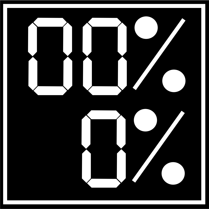
#> input picture phase3-display-digits/mnist_digits/00000.png, 209 x 209 px; its folder holds only this picture in this run
$ python generate_dataset_digitsF_test.py
#> lines starting #> are read from the running program, lines starting #| are printed output that depends on the picture; after the words box and inside, x2 and y2 are one past the last pixel; in counts of white or black regions, pixels touching at a corner belong together
### phase3-display-digits/util_digits.py
'''
Utilities for digits phase

Code from https://blog.paperspace.com/data-augmentation-for-bounding-boxes/
and others

Oct. 31 - 2020 - AK
'''

import cv2
import numpy as np
import os
import random

#from https://stackoverflow.com/questions/3964681/find-all-files-in-a-directory-with-extension-txt-in-python
def get_files(path, extension):
    #path = os.getcwd()
    all_files_list = [os.path.join(path, f) for f in os.listdir(path) if f.endswith(extension)]
    return all_files_list

def binarize_image(image):
    # pre-process the image by resizing it, converting it to
    # graycale, blurring it, and computing an edge map
    #image = imutils.resize(image, height=500)
    HSV = cv2.cvtColor(image, cv2.COLOR_BGR2HSV)
    low_white_display = (0, 0, 131)
    high_white_display = (0, 0, 255)
    # threshold the warped image, then apply a series of morphological
    # operations to cleanup the thresholded image
    sure_display = cv2.inRange(HSV,low_white_display, high_white_display) #sensor green
    return sure_display

# [32 lines left out: function write_all_object_name, not called in this run]

#to generate the file, use > to redirect stdout
#write_all_object_name()
#exit(1)

'''
Format: https://github.com/AlexeyAB/Yolo_mark/issues/60
<object-class> - integer number of object from 0 to (classes-1)
<x> <y> <width> <height> - float values relative to width and height of image, it can be equal from (0.0 to 1.0]
for example: <x> = <absolute_x> / <image_width> or <height> = <absolute_height> / <image_height>
atention: <x> <y> - are center of rectangle (are not top-left corner)
'''
# [28 lines left out: function convert_to_yolo_bounding_box_format, not called in this run]

def write_boxes_into_file(file_name, bounding_boxes):
    '''This is not using Yolo's syntax'''
    np.savetxt(file_name, bounding_boxes, fmt='%d')

# [12 lines left out: functions write_boxes_into_file_as_yolo, change_extension, not called in this run]

def extract_classes_from_file_name(file_name):
    file_name = os.path.basename(file_name)
    file_name = os.path.splitext(file_name)[0] #discard extension
    num_classes = 5 #each "class" is a digit in the file name, e.g. 00107 in dig0_00107.png
    classes = np.zeros((num_classes,))
    for i in range(num_classes-1):
        classes[i] = int (file_name[-num_classes+i:-num_classes+i+1])
    classes[-1] = int (file_name[-1])
    return classes

#print (extract_class_from_file_name('ddk/dkdk/dig0_00107.png'))
#exit(-1)

# from https://stackoverflow.com/questions/14063070/overlay-a-smaller-image-on-a-larger-image-python-opencv
# [20 lines left out: function overlay_image, not called in this run]

# from https://stackoverflow.com/questions/14063070/overlay-a-smaller-image-on-a-larger-image-python-opencv
#the other version is for color images, this is for gray levels
def overlay_1_channel_image(img, img_overlay, pos):
    """Overlay img_overlay on top of img_digit at the position specified by
    pos.
    """

    x, y = pos

    # Image ranges
    y1, y2 = max(0, y), min(img.shape[0], y + img_overlay.shape[0])
    x1, x2 = max(0, x), min(img.shape[1], x + img_overlay.shape[1])

    # Overlay ranges
    y1o, y2o = max(0, -y), min(img_overlay.shape[0], img.shape[0] - y)
    x1o, x2o = max(0, -x), min(img_overlay.shape[1], img.shape[1] - x)

    # Exit if nothing to do
    if y1 >= y2 or x1 >= x2 or y1o >= y2o or x1o >= x2o:
        return

    img[y1:y2, x1:x2] = img_overlay[y1o:y2o, x1o:x2o]

### phase3-display-digits/generate_dataset_digitsF_test.py
'''
This code generates digits to enable networks like MNIST to be used.
AK.
'''

from data_aug.data_aug import *
from data_aug.bbox_util import *
import cv2
import pickle as pkl
import numpy as np
import matplotlib.pyplot as plt
import os
from copy import deepcopy
import random
from util_digits import *
#from skimage.util import random_noise

def gaussian_noise(image, sigma):
    img = np.array(image)
    noise = np.random.randn(img.shape[0], img.shape[1], img.shape[2])
    img = img.astype('int16')
    img_noise = img + noise * sigma
    img_noise = np.clip(img_noise, 0, 255)
    img_noise = img_noise.astype('uint8')
    return img_noise
    #return Image.fromarray(img_noise)

def poisson_noise(image, factor):
    factor = 1 / factor
    img = np.array(image)
    img = img.astype('int16')
    img_noise = np.random.poisson(img * factor) / float(factor)
    np.clip(img_noise, 0, 255, img_noise)
    img_noise = img_noise.astype('uint8')
    return img_noise
    #return Image.fromarray(img_noise)

#Define key parameters
num_epochs = 300 #number of runs over all digits. There are 10 digits, so if you choose 2, you end up with 2*10 output images
should_show_images = False #use True to plot of False to run faster
should_add_noise = True #use to add noise
should_disturb_box_center = True

noise_sigma = 1
poisson_factor = 1  # number > 0

#define resolutions for:
#
# num_pixels_digits = 209 #a) images of digits, e.g. 209 for 209 x 209 images - DO NOT CHANGE IT
num_pixels_digits_y = 84
num_pixels_digits_x = 50
#num_pixels_base = 1900 #b) images of the base, e.g. 1900 for 1900 x 1900 images
#c) final (output) images, e.g. 680 x 480 images:
#num_pixels_final_x = 680 #width
num_pixels_final_x = 120 #width
num_pixels_final_y = 120 #height

random_center_shift = 12 #number of pixels the center of the image will be shifted, from - to +

#2) file with all possible display (digit) combinations
path = "./mnist_digits"
all_digit_files_list = get_files(path, "png")
#print(all_digit_files_list)

#3) output folder that will contain the digits on top of the base, with data augmentation
output_folder = './digitsF_test/' #'./new_digits_yolo/' #end it with /
os.makedirs(output_folder, exist_ok=True)

total_number_of_noise_patches = 3
max_number_of_pixels_in_noise_patches = 10 #num_pixels_final_x # 10 for 10 x 10 patches
number_of_pixels_away_from_display = 30

#initialize seed to facilitate reproducing bugs
random.seed(572)

'''
Other boxes assuming 209 x 209 digit display images
topleft x, y, rightbottom x, y. I got the numbers below manually
a - 25 15 76 99
b - 80 15 130 99
c - 20 107 76 187
d - 80 107 130 187
e - 131 1 208 208
'''

N = len(all_digit_files_list)
num_of_written_images = 0
num_of_skipped_images = 0
for epoch in range(num_epochs): #a complete sweep over all digits
    for n in range(N): #go over all files
        file_name = all_digit_files_list[n]
        img_digit = cv2.imread(file_name)[:, :, ::-1] #OpenCV uses BGR channels
#> img_digit is the input picture: shape (209, 209, 3); min 0, max 255, mean 59.5

        print('#', num_of_written_images, '/', (num_of_skipped_images+num_of_written_images), file_name)

        if len(img_digit.shape) < 3:
            raise Exception('I am assuming a color image with 3 channels')

        five_classes = extract_classes_from_file_name(file_name) #each "class" is a digit in the file name, e.g. 00107 in dig0_00107.png
        a_class = 6 + five_classes[0]
        b_class = 16 + five_classes[1]
        d_class = 26 + five_classes[4]
        if five_classes[2]==1 and five_classes[3]==0:
            c_class = 2 #sinal_apenas (-) - class 2 ou 10
        elif five_classes[2]==1 and five_classes[3]==1:
            c_class = 3 #sinal_e_um (-1) - class 3 ou 11
        elif five_classes[2]==0 and five_classes[3]==0:
            c_class = 4 #sinal_zero (0, tudo apagado) - class 4 ou 00
        elif five_classes[2]==0 and five_classes[3]==1:
            c_class = 5 #sinal_mais (1) - class 5 ou 01
        else:
            raise Exception('Error in parsing or file name:', file_name, '=>', five_classes)

        '''
        Other boxes assuming 209 x 209 digit display images
        topleft x, y, rightbottom x, y. I got the numbers below manually
        a - 25 15 76 99
        b - 80 15 130 99
        c - 20 107 76 187
        d - 80 107 130 187
        e - 131 1 208 208
        '''
        #img_single_digit = np.zeros( img_digit.shape, dtype=int)
        digit_indices = np.array([15 , 25,  99, 75])
        img_single_digit = img_digit[digit_indices[0]:digit_indices[2], digit_indices[1]:digit_indices[3],:]
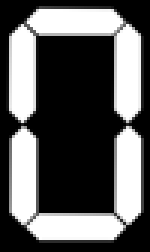
#> img_single_digit: shape (84, 50, 3) (shown 3 times larger); min 0, max 255, mean 94
        #print(digit_indices)

        #add noise
        if should_add_noise:
            if random.random() > 0.3: #only add noise in some images
                if random.random() > 0.5:
                    img_single_digit = poisson_noise(img_single_digit, poisson_factor)
                else:
                    img_single_digit = gaussian_noise(img_single_digit, noise_sigma)

        #print('aaa',np.unique(img_single_digit))
        #img_single_digit = img_digit[digit_indices[0]:digit_indices[2], digit_indices[1]:digit_indices[3]]
        if False: #should_show_images:
            plt.imshow(img_single_digit) #img_single_digit)
            #plt.imshow(img_digit) #)
            plt.show()

        #print(img_single_digit.shape)
        binary_img_single_digit = binarize_image(img_single_digit)
#> in binarize_image, `HSV = cv2.cvtColor(image, cv2.COLOR_BGR2HSV)`: HSV: shape (84, 50, 3); mean H, S, V 43.9, 57.7, 94.3
#> in binarize_image, `sure_display = cv2.inRange(HSV,low_white_display, high_white_display)`:
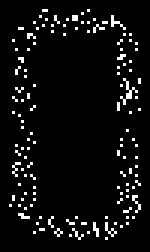
#> sure_display: shape (84, 50) (shown 3 times larger); 5.5% white in thin lines or dots, all inside (x1, y1, x2, y2) = (3, 3, 47, 80)
        #print(binary_img_single_digit.shape)
        #print('aaa',np.unique(final_image))
        #print('bbb',np.unique(img_single_digit))

        if False: #should_show_images:
            #plt.imshow(draw_rect(final_image, target_bounding_boxes))
            plt.imshow(binary_img_single_digit)
            plt.show()

        #print('Bounding boxes before transformations=', target_bounding_boxes)
        final_image = np.zeros ( (num_pixels_final_y, num_pixels_final_x), dtype=int)

        center_x = int(num_pixels_final_x/2)
        center_y = int(num_pixels_final_y/2)

        if should_disturb_box_center:
            center_x += random.randint(-random_center_shift, random_center_shift)
            center_y += random.randint(-random_center_shift, random_center_shift)

        #print(center_x, center_y, 'centers')

        top_left_final_x = center_x- int( num_pixels_digits_x/2 )
        top_left_final_y = center_y- int( num_pixels_digits_y/2 )
        bottom_right_final_x = top_left_final_x + num_pixels_digits_x
        bottom_right_final_y = top_left_final_y + num_pixels_digits_y

        final_image[top_left_final_y:bottom_right_final_y,top_left_final_x:bottom_right_final_x] = binary_img_single_digit
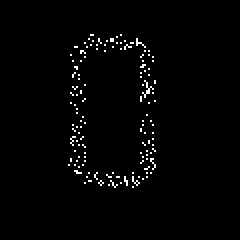
#> final_image: shape (120, 120) int64 (shown 2 times larger); 1.6% white in thin lines or dots, all inside (x1, y1, x2, y2) = (34, 17, 78, 94)

        #final_image = binarize_image(final_image)
        if should_add_noise:
            center_x = int (final_image.shape[0]/2)
#> center_x = 60
            center_y = int (final_image.shape[1]/2)
#> center_y = 60
            for ii in range(total_number_of_noise_patches):
                noise_probability = np.random.uniform(low=0.1, high=1.0, size=1)
                patch_size = np.random.randint(2, max_number_of_pixels_in_noise_patches+1)
                mask = np.random.uniform(low=0.0, high=1.0, size=(patch_size,patch_size)) < noise_probability
                mask = 255 * mask #AK-TODO the images should be 0 or 1, instead of 0 or 255
                patch = mask.astype(np.uint8)
                if np.random.uniform(low=0.0, high=1.0, size=1) > 0.5:
                    pos_noise_x = center_x + random.randint(number_of_pixels_away_from_display, final_image.shape[0] - center_x)
                else:
                    pos_noise_x = random.randint(0, center_x - number_of_pixels_away_from_display)
                if np.random.uniform(low=0.0, high=1.0, size=1) > 0.5:
                    pos_noise_y = center_y + random.randint(number_of_pixels_away_from_display, final_image.shape[1] - center_y)
                else:
                    pos_noise_y = random.randint(0, center_y - number_of_pixels_away_from_display)
                #print((pos_noise_x, pos_noise_y))
                #print(patch)
                #print(np.max(final_image))
                overlay_1_channel_image(final_image, patch, (pos_noise_x, pos_noise_y))
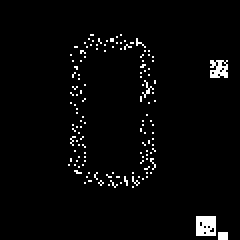
#> final_image: shape (120, 120) int64 (shown 2 times larger); 2.8% white in thin lines or dots, all inside (x1, y1, x2, y2) = (34, 17, 114, 120)

        final_image = final_image.astype(np.uint8)

        output_file_name = output_folder + str(int(five_classes[0])) + '_' + str(num_of_written_images) + '.png'
        if final_image.shape[1] == num_pixels_final_x and final_image.shape[0] == num_pixels_final_y:
            #cv2.imwrite(output_file_name, final_image[:, :, ::-1]) #[:, :, ::-1] #OpenCV uses BGR channels
            #make uint8 (could not use binary) image
            #https://stackoverflow.com/questions/44587613/how-to-save-a-binary-imagewith-dtype-bool-using-cv2
            #final_image = final_image / 255
            #print(np.unique(final_image))
            #cv2.imwrite(output_file_name, final_image,'uint8')
            cv2.imwrite(output_file_name, final_image)
            print('Wrote', output_file_name)
            num_of_written_images += 1
        else:
            print('Invalid', output_file_name)
            num_of_skipped_images += 1
            #exit(-1)

        if should_show_images:
            #cv2.imshow("Final image", draw_rect(final_image, final_bounding_boxes))
            #print(np.unique(final_image))
            #print('ss',final_image.shape)
            cv2.imshow("Final image", final_image)
            cv2.waitKey(100)
            #plt.imshow(draw_rect(final_image, final_bounding_boxes))
            #plt.draw()
            #plt.pause(0.05)


print("Finished processing.", num_of_written_images, "files were generated and ", num_of_skipped_images, 'were skipped')
if should_show_images:
    plt.show()
